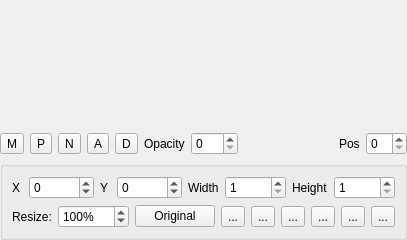
<?xml version="1.0" encoding="UTF-8"?>
<ui version="4.0">
 <class>Geometryval</class>
 <widget class="QWidget" name="Geometryval">
  <property name="geometry">
   <rect>
    <x>0</x>
    <y>0</y>
    <width>405</width>
    <height>240</height>
   </rect>
  </property>
  <layout class="QGridLayout" name="gridLayout_2">
   <property name="margin">
    <number>0</number>
   </property>
   <item row="0" column="0" colspan="10">
    <widget class="QWidget" name="widget" native="true">
     <property name="sizePolicy">
      <sizepolicy hsizetype="MinimumExpanding" vsizetype="MinimumExpanding">
       <horstretch>0</horstretch>
       <verstretch>0</verstretch>
      </sizepolicy>
     </property>
     <zorder>frameOptions</zorder>
    </widget>
   </item>
   <item row="1" column="0" colspan="10">
    <widget class="QFrame" name="keyframeWidget">
     <property name="sizePolicy">
      <sizepolicy hsizetype="MinimumExpanding" vsizetype="Preferred">
       <horstretch>0</horstretch>
       <verstretch>0</verstretch>
      </sizepolicy>
     </property>
     <property name="minimumSize">
      <size>
       <width>0</width>
       <height>15</height>
      </size>
     </property>
     <property name="maximumSize">
      <size>
       <width>16777215</width>
       <height>15</height>
      </size>
     </property>
     <property name="frameShape">
      <enum>QFrame::NoFrame</enum>
     </property>
     <property name="frameShadow">
      <enum>QFrame::Plain</enum>
     </property>
    </widget>
   </item>
   <item row="2" column="0">
    <widget class="QToolButton" name="buttonMenu">
     <property name="text">
      <string>M</string>
     </property>
     <property name="arrowType">
      <enum>Qt::NoArrow</enum>
     </property>
    </widget>
   </item>
   <item row="2" column="1">
    <widget class="QToolButton" name="buttonPrevious">
     <property name="text">
      <string>P</string>
     </property>
    </widget>
   </item>
   <item row="2" column="2">
    <widget class="QToolButton" name="buttonNext">
     <property name="text">
      <string>N</string>
     </property>
    </widget>
   </item>
   <item row="2" column="3">
    <widget class="QToolButton" name="buttonAdd">
     <property name="text">
      <string>A</string>
     </property>
    </widget>
   </item>
   <item row="2" column="4">
    <widget class="QToolButton" name="buttonDelete">
     <property name="text">
      <string>D</string>
     </property>
    </widget>
   </item>
   <item row="2" column="5">
    <widget class="QLabel" name="label_opacity">
     <property name="text">
      <string>Opacity</string>
     </property>
    </widget>
   </item>
   <item row="2" column="6">
    <widget class="QSpinBox" name="spinTransp">
     <property name="maximum">
      <number>100</number>
     </property>
    </widget>
   </item>
   <item row="2" column="7">
    <spacer name="horizontalSpacer">
     <property name="orientation">
      <enum>Qt::Horizontal</enum>
     </property>
     <property name="sizeHint" stdset="0">
      <size>
       <width>40</width>
       <height>20</height>
      </size>
     </property>
    </spacer>
   </item>
   <item row="2" column="8">
    <widget class="QLabel" name="label_pos">
     <property name="text">
      <string>Pos</string>
     </property>
    </widget>
   </item>
   <item row="2" column="9">
    <widget class="QSpinBox" name="spinPos"/>
   </item>
   <item row="3" column="0" colspan="10">
    <widget class="QGroupBox" name="frameOptions">
     <property name="title">
      <string/>
     </property>
     <layout class="QGridLayout" name="gridLayout">
      <item row="0" column="0">
       <layout class="QHBoxLayout" name="horizontalLayout">
        <item>
         <widget class="QLabel" name="label_3">
          <property name="text">
           <string>X</string>
          </property>
         </widget>
        </item>
        <item>
         <widget class="KIntSpinBox" name="spinX">
          <property name="minimum">
           <number>-10000</number>
          </property>
          <property name="maximum">
           <number>10000</number>
          </property>
          <property name="value">
           <number>0</number>
          </property>
         </widget>
        </item>
        <item>
         <widget class="QLabel" name="label_5">
          <property name="text">
           <string>Y</string>
          </property>
         </widget>
        </item>
        <item>
         <widget class="KIntSpinBox" name="spinY">
          <property name="minimum">
           <number>-10000</number>
          </property>
          <property name="maximum">
           <number>10000</number>
          </property>
         </widget>
        </item>
        <item>
         <widget class="QLabel" name="label_4">
          <property name="text">
           <string>Width</string>
          </property>
         </widget>
        </item>
        <item>
         <widget class="KIntSpinBox" name="spinWidth">
          <property name="minimum">
           <number>1</number>
          </property>
          <property name="maximum">
           <number>10000</number>
          </property>
         </widget>
        </item>
        <item>
         <widget class="QLabel" name="label_6">
          <property name="text">
           <string>Height</string>
          </property>
         </widget>
        </item>
        <item>
         <widget class="KIntSpinBox" name="spinHeight">
          <property name="minimum">
           <number>1</number>
          </property>
          <property name="maximum">
           <number>10000</number>
          </property>
         </widget>
        </item>
       </layout>
      </item>
      <item row="1" column="0">
       <layout class="QHBoxLayout" name="horizontalLayout_2">
        <item>
         <widget class="QLabel" name="label">
          <property name="text">
           <string>Resize:</string>
          </property>
         </widget>
        </item>
        <item>
         <widget class="KIntSpinBox" name="spinResize">
          <property name="suffix">
           <string>%</string>
          </property>
          <property name="minimum">
           <number>1</number>
          </property>
          <property name="maximum">
           <number>10000</number>
          </property>
          <property name="value">
           <number>100</number>
          </property>
         </widget>
        </item>
        <item>
         <widget class="QPushButton" name="buttonResize">
          <property name="text">
           <string>Original</string>
          </property>
         </widget>
        </item>
        <item>
         <widget class="QToolButton" name="buttonleft">
          <property name="text">
           <string>...</string>
          </property>
         </widget>
        </item>
        <item>
         <widget class="QToolButton" name="buttonhcenter">
          <property name="text">
           <string>...</string>
          </property>
         </widget>
        </item>
        <item>
         <widget class="QToolButton" name="buttonright">
          <property name="text">
           <string>...</string>
          </property>
         </widget>
        </item>
        <item>
         <widget class="QToolButton" name="buttontop">
          <property name="text">
           <string>...</string>
          </property>
         </widget>
        </item>
        <item>
         <widget class="QToolButton" name="buttonvcenter">
          <property name="text">
           <string>...</string>
          </property>
         </widget>
        </item>
        <item>
         <widget class="QToolButton" name="buttonbottom">
          <property name="text">
           <string>...</string>
          </property>
         </widget>
        </item>
       </layout>
      </item>
     </layout>
    </widget>
   </item>
  </layout>
 </widget>
 <customwidgets>
  <customwidget>
   <class>KIntSpinBox</class>
   <extends>QSpinBox</extends>
   <header>knuminput.h</header>
  </customwidget>
 </customwidgets>
 <resources/>
 <connections/>
</ui>
